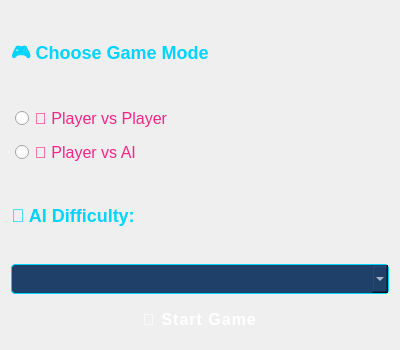
<?xml version="1.0" encoding="UTF-8"?>
<ui version="4.0">
	<class>GameModeWindow</class>
	<widget class="QWidget" name="GameModeWindow">
		<property name="geometry">
			<rect>
				<x>0</x>
				<y>0</y>
				<width>400</width>
				<height>350</height>
			</rect>
		</property>
		<property name="styleSheet">
			<string notr="true">
				QWidget {
				background-color: qlineargradient(x1:0, y1:0, x2:1, y2:1,
				stop:0 #14213d, stop:1 #000000);
				color: white;
				font-family: 'Segoe UI';
				font-size: 14px;
				}
				QLabel {
				color: #00d4ff;
				font-size: 18px;
				font-weight: bold;
				text-shadow: 1px 1px #000;
				}
				QRadioButton {
				color: #f72585;
				font-size: 16px;
				padding: 4px;
				spacing: 6px;
				}
				QComboBox {
				background-color: #1f4068;
				color: #ffffff;
				border: 1px solid #00d4ff;
				padding: 5px;
				border-radius: 4px;
				font-weight: bold;
				}
				QPushButton {
				background-color: qlineargradient(x1:0, y1:0, x2:1, y2:1,
				stop:0 #ff4d6d, stop:1 #f72585);
				color: white;
				border-radius: 10px;
				padding: 10px;
				font-weight: bold;
				font-size: 16px;
				text-transform: uppercase;
				letter-spacing: 1px;
				box-shadow: 2px 2px 6px #00000088;
				}
				QPushButton:hover {
				background-color: #ff758f;
				}
			</string>
		</property>
		<layout class="QVBoxLayout" name="verticalLayout">
			<item>
				<widget class="QLabel" name="modeLabel">
					<property name="text">
						<string>🎮 Choose Game Mode</string>
					</property>
				</widget>
			</item>
			<item>
				<widget class="QRadioButton" name="pvpRadioButton">
					<property name="text">
						<string>👥 Player vs Player</string>
					</property>
				</widget>
			</item>
			<item>
				<widget class="QRadioButton" name="pvaiRadioButton">
					<property name="text">
						<string>🤖 Player vs AI</string>
					</property>
				</widget>
			</item>
			<item>
				<widget class="QLabel" name="difficultyLabel">
					<property name="text">
						<string>🔥 AI Difficulty:</string>
					</property>
				</widget>
			</item>
			<item>
				<widget class="QComboBox" name="difficultyComboBox"/>
			</item>
			<item>
				<widget class="QPushButton" name="startButton">
					<property name="text">
						<string>🚀 Start Game</string>
					</property>
				</widget>
			</item>
		</layout>
	</widget>
	<resources/>
	<connections/>
</ui>
